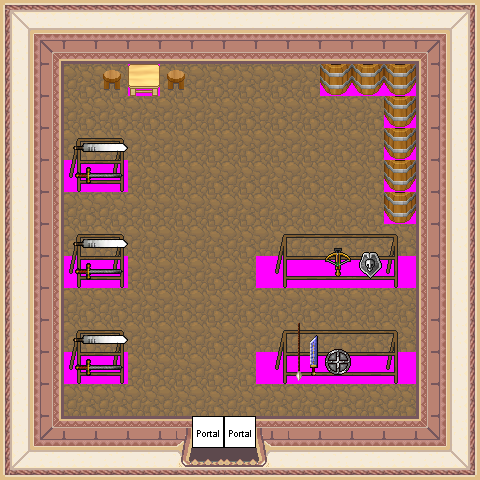

A 2D game scene composited from a Tiled map and its tileset images. What follows is a short description and the map's XML, with each tile layer's data collapsed to a summary:
An orthogonal 15x15 tile map with 32x32 px tiles, 6 tile layers (Ground, Objects, Above, Walkable, ...), 12 tilesets.

<map version="1.0" orientation="orthogonal" width="15" height="15" tilewidth="32" tileheight="32">
 <tileset firstgid="1" name="building_wall_int_wall_pale" tilewidth="32" tileheight="32">
  <image source="../drawable/building_wall_int_wall_pale.png" width="64" height="256" />
 </tileset>
 <tileset firstgid="17" name="building_wall_int_wall_purple" tilewidth="32" tileheight="32">
  <image source="../drawable/building_wall_int_wall_purple.png" width="64" height="320" />
 </tileset>
 <tileset firstgid="37" name="building_entrance_pale_red_ns" tilewidth="32" tileheight="32">
  <image source="../drawable/building_entrance_pale_red_ns.png" width="288" height="128" />
 </tileset>
 <tileset firstgid="73" name="building_entrance_detail_ns" tilewidth="32" tileheight="32">
  <image source="../drawable/building_entrance_detail_ns.png" width="96" height="64" />
 </tileset>
 <tileset firstgid="79" name="ground_ground_4" tilewidth="32" tileheight="32">
  <image source="../drawable/ground_ground_4.png" width="128" height="320" />
 </tileset>
 <tileset firstgid="119" name="item_pot_barrel_tall" tilewidth="32" tileheight="32">
  <image source="../drawable/item_pot_barrel_tall.png" width="32" height="64" />
 </tileset>
 <tileset firstgid="121" name="furniture_chair_stool" tilewidth="32" tileheight="32">
  <image source="../drawable/furniture_chair_stool.png" width="32" height="32" />
 </tileset>
 <tileset firstgid="122" name="furniture_table_square_pale" tilewidth="32" tileheight="32">
  <image source="../drawable/furniture_table_square_pale.png" width="32" height="32" />
 </tileset>
 <tileset firstgid="123" name="logic_portal" tilewidth="32" tileheight="32">
  <image source="../drawable/logic_portal.png" width="256" height="96" />
 </tileset>
 <tileset firstgid="147" name="item_armor_sword_rack" tilewidth="32" tileheight="32">
  <image source="../drawable/item_armor_sword_rack.png" width="64" height="64" />
 </tileset>
 <tileset firstgid="151" name="item_armor_weapons_rack" tilewidth="32" tileheight="32">
  <image source="../drawable/item_armor_weapons_rack.png" width="288" height="64" />
 </tileset>
 <tileset firstgid="169" name="walkable_sentinel" tilewidth="32" tileheight="32">
  <image source="../drawable/walkable_sentinel.png" width="32" height="32" />
 </tileset>
 <layer name="Ground" width="15" height="15">
  <data>[225 cells, 225 non-empty, 3 distinct tile ids]</data>
 </layer>
 <layer name="Objects" width="15" height="15">
  <data>[225 cells, 7 non-empty, 1 distinct tile ids]</data>
 </layer>
 <layer name="Above" width="15" height="15">
  <data>[225 cells, 20 non-empty, 13 distinct tile ids]</data>
 </layer>
 <layer name="Walkable" width="15" height="15">
  <data>[225 cells, 126 non-empty, 1 distinct tile ids]</data>
 </layer>
 <layer name="Objects_stendhal" width="15" height="15">
  <data>[225 cells, 130 non-empty, 34 distinct tile ids]</data>
 </layer>
 <layer name="Objects_stendhal2" width="15" height="15">
  <data>[225 cells, 2 non-empty, 1 distinct tile ids]</data>
 </layer>
 <objectgroup name="Mapevents" width="15" height="15" />
 <objectgroup name="Spawn" width="15" height="15" />
 <objectgroup name="Keys" width="15" height="15" />
 <objectgroup name="Replace" width="15" height="15" />
</map>
